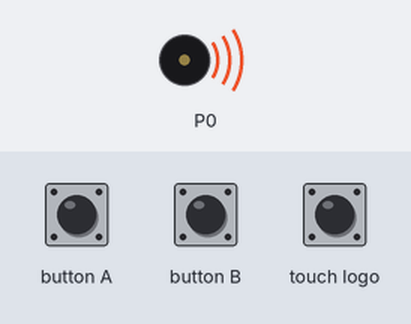
Recording of a program running on a simulated BBC micro:bit (MakeCode). On the bench: buzzer (waves = sounding). The test bench sets the inputs (shaded band). No radio messages arrive unless stated (any console line starting 'radio sent:' is added by the test bench); what the program prints to the serial console is not drawn.

Above: at 0.1 s.
At 5.2 s:
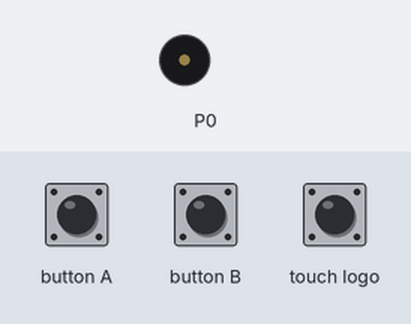
5.3 s: button A pressed for 0.15 s
Timing chart, 0 to 8.3 s (numbered marks = the images above; inputs shaded):
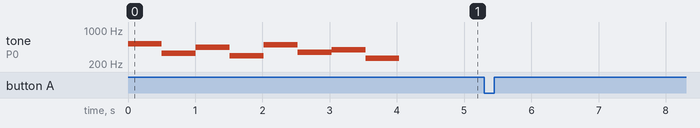

The program:

main.ts
```typescript
input.onLogoEvent(TouchButtonEvent.Pressed, function () {
    maqueen2 = !(maqueen2)
    if (maqueen2) {
        radio.sendNumber(2)
    } else {
        radio.sendNumber(4)
    }
})
input.onButtonPressed(Button.A, function () {
    radio.sendNumber(5)
})
input.onButtonPressed(Button.B, function () {
    radio.sendNumber(7)
})
let maqueen2 = false
radio.setGroup(7)
music.playMelody("C5 E A D B F G C ", 120)
```

test.ts
```typescript
// aquí va el archivo "tests"; esto no se compilará cuando este paquete se utilice como una extensión.
```

Measured:
- after the input at 5.3 s, every drawn part: stays the same
